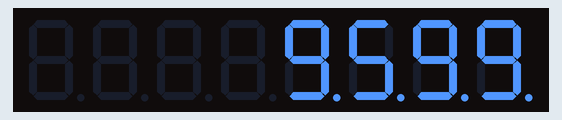
Simulated run of this sketch. Board: Arduino Uno, built with avr-gcc and run on an emulated ATmega328P. Shown: 8-digit seven-segment display.

Above: at 0.05 s.
At 4.97 s:
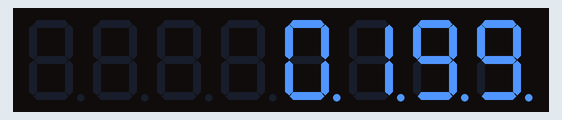
At 9.99 s:
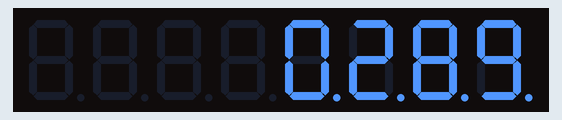
At 19.93 s:
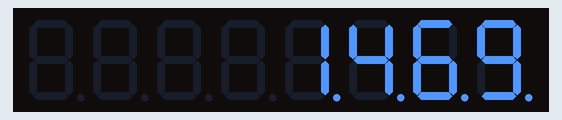
At 29.86 s:
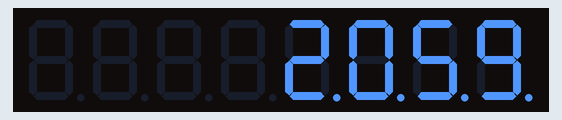
At 39.9 s:
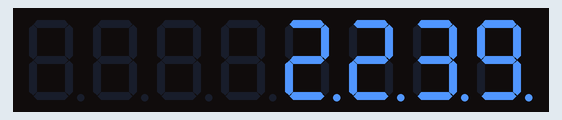

The sketch:

Countdown_Timer.ino
```cpp
#include "LedControl.h"
// Arduino Pin 7 to DIN, 6 to CLK, 5 to Load, no.of devices is 1
LedControl lc=LedControl(7,6,5,1);

void setup()
{
  // Initialize the MAX7219 device
  lc.shutdown(0,false);   // Enable display
  lc.setIntensity(0,10);  // Set brightness level (0 is min, 15 is max)
}


void loop()
{
  for(int Min1=9; Min1>=0; Min1--)
  {
    lc.setDigit(0,0,Min1,true);  // Display 1 to Digit1, " "

    for(int Min2=9; Min2>=0; Min2--)
     {
        lc.setDigit(0,1,Min2,true);  // Display 1 to Digit1, " "
        //delay(500);
        for(int Sec1=5; Sec1>=0; Sec1--)
        {
           lc.setDigit(0,2,Sec1,true);  // Display 1 to Digit1, " "

           for(int Sec2=9; Sec2>=0; Sec2--)
           {
              lc.setDigit(0,3,Sec2,true);  // Display 1 to Digit1, " "
              delay(100);
           }
        }
     }
  }
}
```
